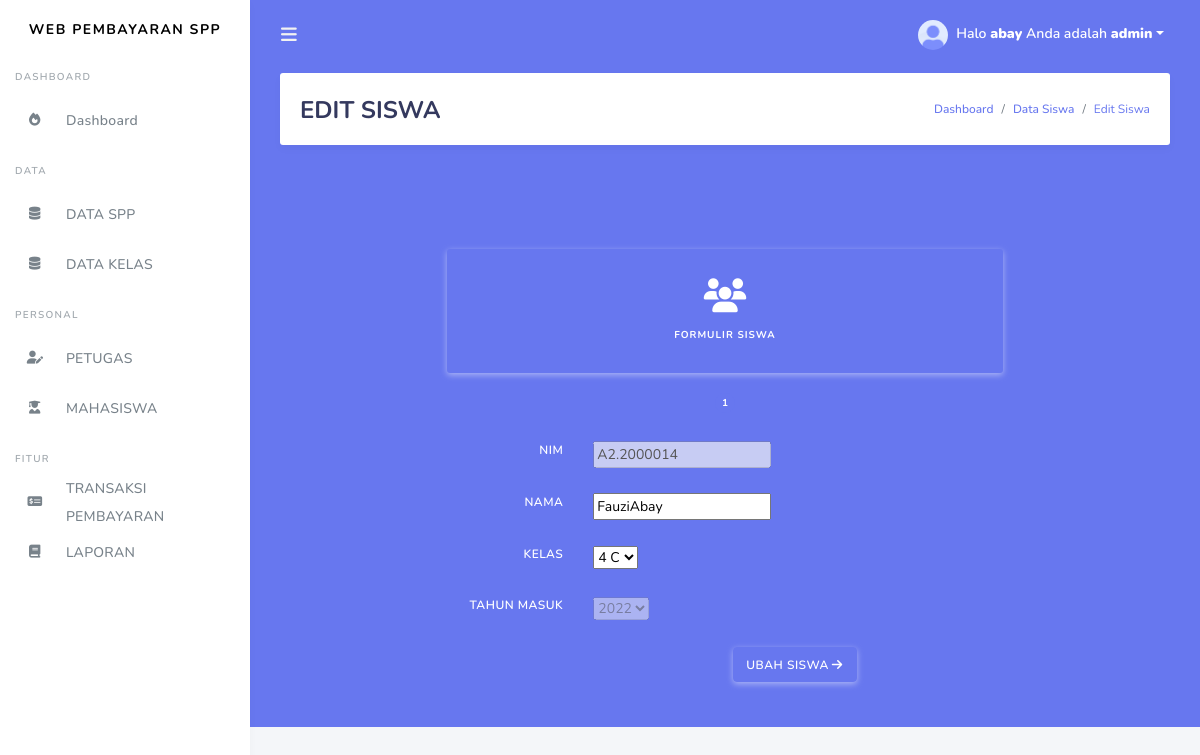
Page /edit_siswa.php?id=A2.2000014 (signed in) on the earlier database version.
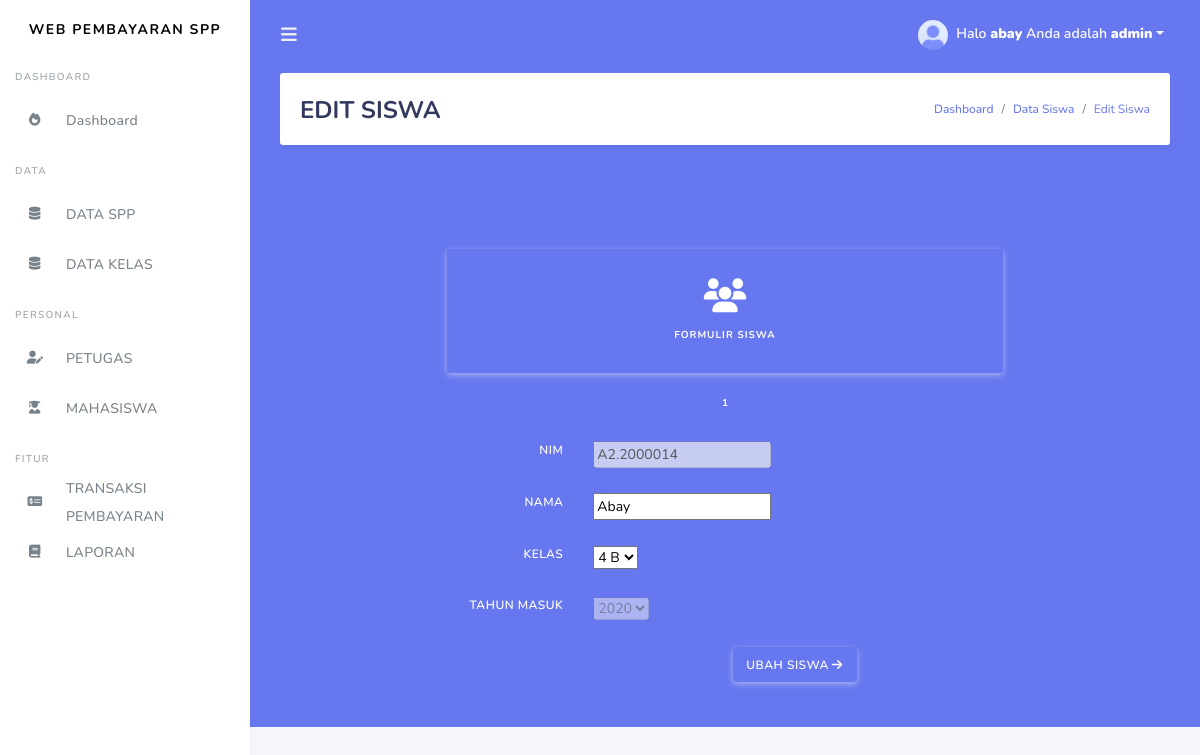
Same page on the later database version.
### tables this page shows
CREATE TABLE `mahasiswa` (
  `nim` varchar(10) NOT NULL,
  `nama` varchar(20) NOT NULL,
  `id_kelas` int(11) NOT NULL,
  `id_spp` int(11) NOT NULL,
  `level` set('siswa') NOT NULL,
  PRIMARY KEY (`nim`)
);

### edit_siswa.php (the view, shortened to what this page needs)
<?php
include 'koneksi.php';
if (isset($_GET['id'])) {
  $id = ($_GET["id"]);
  $query = "SELECT * FROM mahasiswa,kelas,spp where mahasiswa.nim='$id' AND mahasiswa.id_kelas=kelas.id_kelas AND mahasiswa.id_spp=spp.id_spp";
  $result = mysqli_query($koneksi, $query);
  $data = mysqli_fetch_assoc($result);
} else {
  echo "<script>alert('Masukkan data id.');window.location='siswa.php';</script>";
}
?>
<!DOCTYPE html>
<html>
<head>
</head>
<body>
  <?php
  include('tampilan/header.php');
  include('tampilan/sidebar.php');
  ?>
  <div class="main-content bg-primary">
    <section class="section">
      <div class="section-header">
        <h1>EDIT SISWA</h1>
        <div class="section-header-breadcrumb">
          <div class="breadcrumb-item active"><a href="#">Dashboard</a></div>
          <div class="breadcrumb-item"><a href="spp.php">Data Siswa</a></div>
          <div class="breadcrumb-item text-primary">Edit Siswa</div>
        </div>
      </div>
      <div class="row">
        <div class="col-12">
          <div class="card-body bg-primary">
            <div class="row mt-4">
              <div class="col-12 col-lg-8 offset-lg-2">
                <div class="wizard-steps">
                  <div class="wizard-step wizard-step-active">
                    <div class="wizard-step-icon">
                      <i class="fas fa-users"></i>
                    </div>
                    <div class="wizard-step-label">
                      Formulir Siswa
                    </div>
                  </div>
                </div>
              </div>
            </div>
            <form class="wizard-content mt-2" method="post" action="proses_editsiswa.php">
              <div class="wizard-pane">
                <div class="form-group row align-items-center">
                  <label class="col-md-4 text-md-right text-white">NIM</label>
                  <div class="col-lg-4 col-md-6">
                    <input name="nim" value="<?php echo $data['nim']; ?>" disabled="" />
                  </div>
                </div>
                <div class="form-group row align-items-center">
                  <label class="col-md-4 text-md-right text-white">NAMA</label>
                  <div class="col-lg-4 col-md-6">
                    <input type="text" name="nama" value="<?php echo $data['nama']; ?>" required="" />
                  </div>
                </div>
                <div class="form-group row align-items-center">
                  <label class="col-md-4 text-md-right text-white">KELAS</label>
                  <div class="col-lg-4 col-md-6">
                    <select name="id_kelas">
                      <?php
                      $idbarangyangdipilih = $data['id_kelas'];
                      $query = "SELECT * FROM kelas ORDER BY nama_kelas ASC";
                      $result = mysqli_query($koneksi, $query);
                      while ($row = mysqli_fetch_assoc($result)) {
                      ?>
                        <option value="<?php echo $row['id_kelas']; ?>" <?php if ($row['id_kelas'] == "$idbarangyangdipilih") { ?> selected="selected" <?php } ?>><?php echo $row['nama_kelas']; ?></option>
                      <?php
                      }
                      ?>
                    </select>
                  </div>
                </div>
                <div class="form-group row align-items-center">
                  <label class="col-md-4 text-md-right text-white">TAHUN MASUK</label>
                  <div class="col-lg-4 col-md-6">
                    <select name="tahun" disabled="">
                      <?php
                      $idbarangyangdipilih = $data['id_spp'];
                      $query = "SELECT * FROM spp ORDER BY tahun ASC";
                      $result = mysqli_query($koneksi, $query);
                      while ($row = mysqli_fetch_assoc($result)) {
                      ?>
                        <option value="<?php echo $row['id_spp']; ?>" <?php if ($row['id_spp'] == "$idbarangyangdipilih") { ?> selected="selected" <?php } ?>><?php echo $row['tahun']; ?></option>
                      <?php
                      }
                      ?>
                    </select>
                  </div>
                </div>
                <div class="form-group row">
                  <div class="col-md-4"></div>
                  <div class="col-lg-4 col-md-6 text-right">
                    <button type="submit" class="btn btn-icon icon-right btn-primary">UBAH SISWA<i class="fas fa-arrow-right"></i></button>
                  </div>
                </div>
              </div>
            </form>
          </div>
        </div>
      </div>
  </div>
  </div>
  </div>

Differences in the rows shown:
changed mahasiswa "A2.2000014": nama "FauziAbay" → "Abay"
Other differences:
form field id_kelas: "4 C" → "4 B"
form field tahun: "2022" → "2020"
